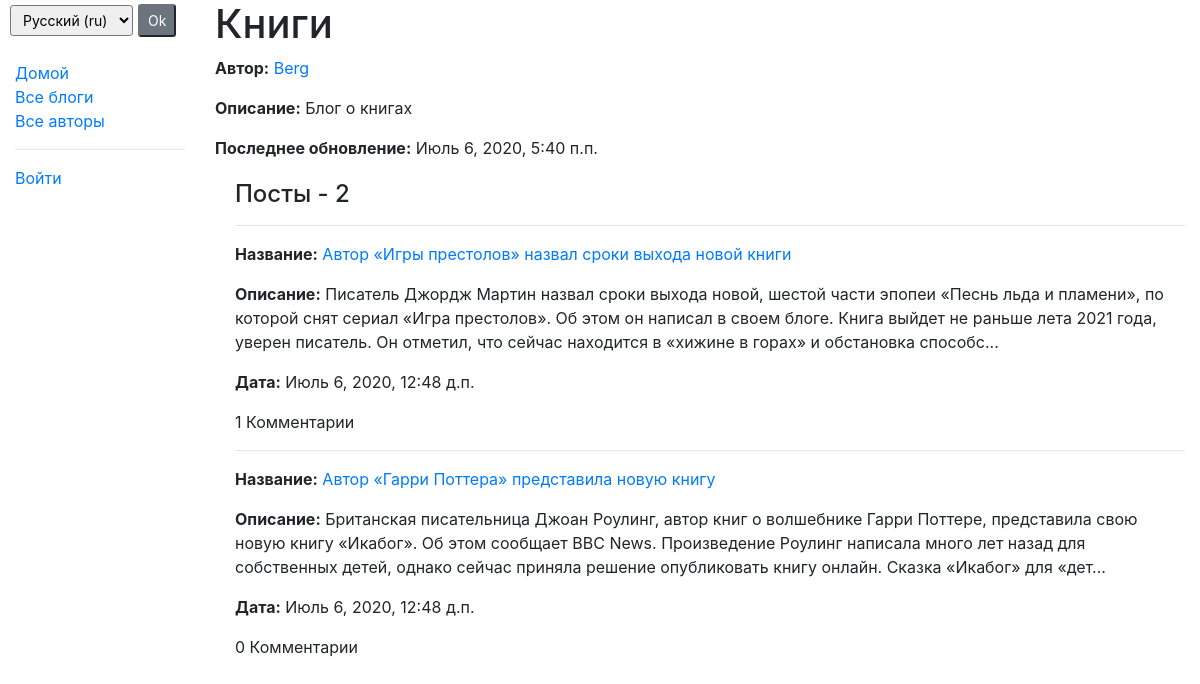
Page /blog/blogs/3 on the committed database.
### miniBlog/models.py (models this page shows, shortened)
class Blog(models.Model):
    blog_name = models.CharField(max_length=250, verbose_name='Название')
    last_upd_date = models.DateTimeField(auto_now=True)
    blogger = models.ForeignKey(Blogger, on_delete=models.CASCADE, verbose_name='Автор')
    description = models.CharField(max_length=500, verbose_name='Описание', blank=True)
    class Meta:
        verbose_name = 'Блог'
        verbose_name_plural = 'Блоги'

class Blogger(models.Model):
    name = models.CharField(max_length=100, verbose_name='Имя')
    bio = models.TextField(max_length=500, blank=True, default='Нет информации', verbose_name='Общая информация')
    user = models.OneToOneField(User, on_delete=models.CASCADE, verbose_name='Пользователь')
    birth_date = models.DateField(null=True, blank=True, verbose_name='Дата рождения')
    image = models.ImageField(upload_to='image/', default='image/default_pic.png')
    class Meta:
        verbose_name = 'Автор блога'
        verbose_name_plural = 'Авторы'
    def get_absolute_url(self):
        return reverse('blogger', args=[str(self.id)])

class BlogMessage(models.Model):
    title = models.CharField(max_length=250, verbose_name='Название')
    create_date = models.DateTimeField(auto_now_add=True)
    text = models.TextField(verbose_name='Описание')
    blog = models.ForeignKey(Blog, on_delete=models.CASCADE, verbose_name='Блог')
    image = models.ImageField(upload_to='image/', null=True)
    class Meta:
        verbose_name = 'Пост'
        verbose_name_plural = 'Посты'
        ordering = ['create_date']
    def get_absolute_url(self):
        return reverse('message_detail', args=[str(self.blog.id), str(self.id)])
    def get_short_text(self):
        return self.text[:300] + '...' if len(self.text) > 300 else self.text

### miniBlog/views.py (the view)
# urls.py: path('blogs/<int:pk>', views.BlogDetailView.as_view(), name='blog_detail'),
class BlogDetailView(generic.DetailView):
    model = Blog

### miniBlog/templates/miniBlog/blog_detail.html
{% extends "base_site.html" %}
{% load i18n %}
{% block content %}
  <h1>{{ blog.blog_name }}</h1>
  <p><strong>{% trans 'Author' %}:</strong> <a href="{{ blog.blogger.get_absolute_url }}">{{ blog.blogger.name }}</a></p>
  <p><strong>{% trans 'Description' %}:</strong> {{ blog.description }}</p>
  <p><strong>{% trans 'LastUpdate' %}:</strong> {{ blog.last_upd_date }}</p>
  <div style="margin-left:20px;margin-top:20px">
    <h4>{% trans 'Posts' %} - {{ blog.blogmessage_set.count }}</h4>
    {% for post in blog.blogmessage_set.all %}
    <hr>
    <p><strong>{% trans 'Title' %}:</strong> <a href="{{ post.get_absolute_url}}">{{post.title}}</a></p>
    <p><strong>{% trans 'Description' %}:</strong> {{post.get_short_text}}</p>
    <p><strong>{% trans 'Date' %}:</strong> {{post.create_date}}</p>
    <p>{{post.comment_set.count}} {% trans 'Comments' %}</p>
    {% endfor %}
  </div>
{% endblock %}

### rows in the picture
Blog: blog_name "Книги", blogger.name "Berg", description "Блог о книгах", last_upd_date "Июль 6, 2020, 5:40 п.п.", blogmessage_set.count "2"
BlogMessage: title "Автор «Игры престолов» назвал сроки выхода новой книги", get_short_text "Писатель Джордж Мартин назвал сроки выхода новой, шестой части эпопеи «Песнь льда и пламени», по которой снят сериал «Игра престолов». Об этом он написал в своем блоге. Книга выйдет не раньше лета 2021 года, уверен писатель. Он отметил, что сейчас находится в «хижине в горах» и обстановка способс...", create_date "Июль 6, 2020, 12:48 д.п.", comment_set.count "1"
BlogMessage: title "Автор «Гарри Поттера» представила новую книгу", get_short_text "Британская писательница Джоан Роулинг, автор книг о волшебнике Гарри Поттере, представила свою новую книгу «Икабог». Об этом сообщает BBC News. Произведение Роулинг написала много лет назад для собственных детей, однако сейчас приняла решение опубликовать книгу онлайн. Сказка «Икабог» для «дет...", create_date "Июль 6, 2020, 12:48 д.п.", comment_set.count "0"

### other values in the picture
form field language "Русский (ru)"
